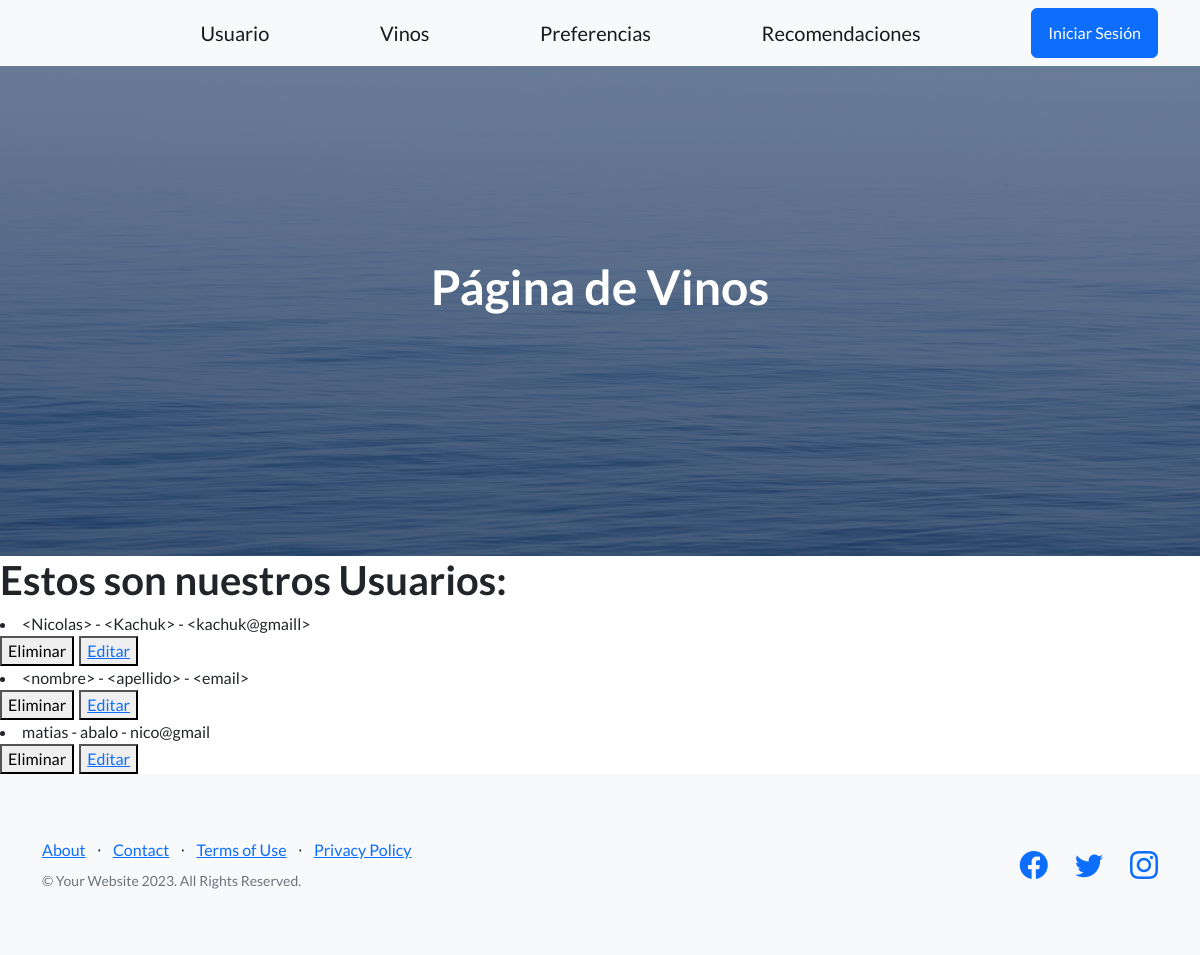
The app's page /app_vinos/lista_usuarios/, older data.
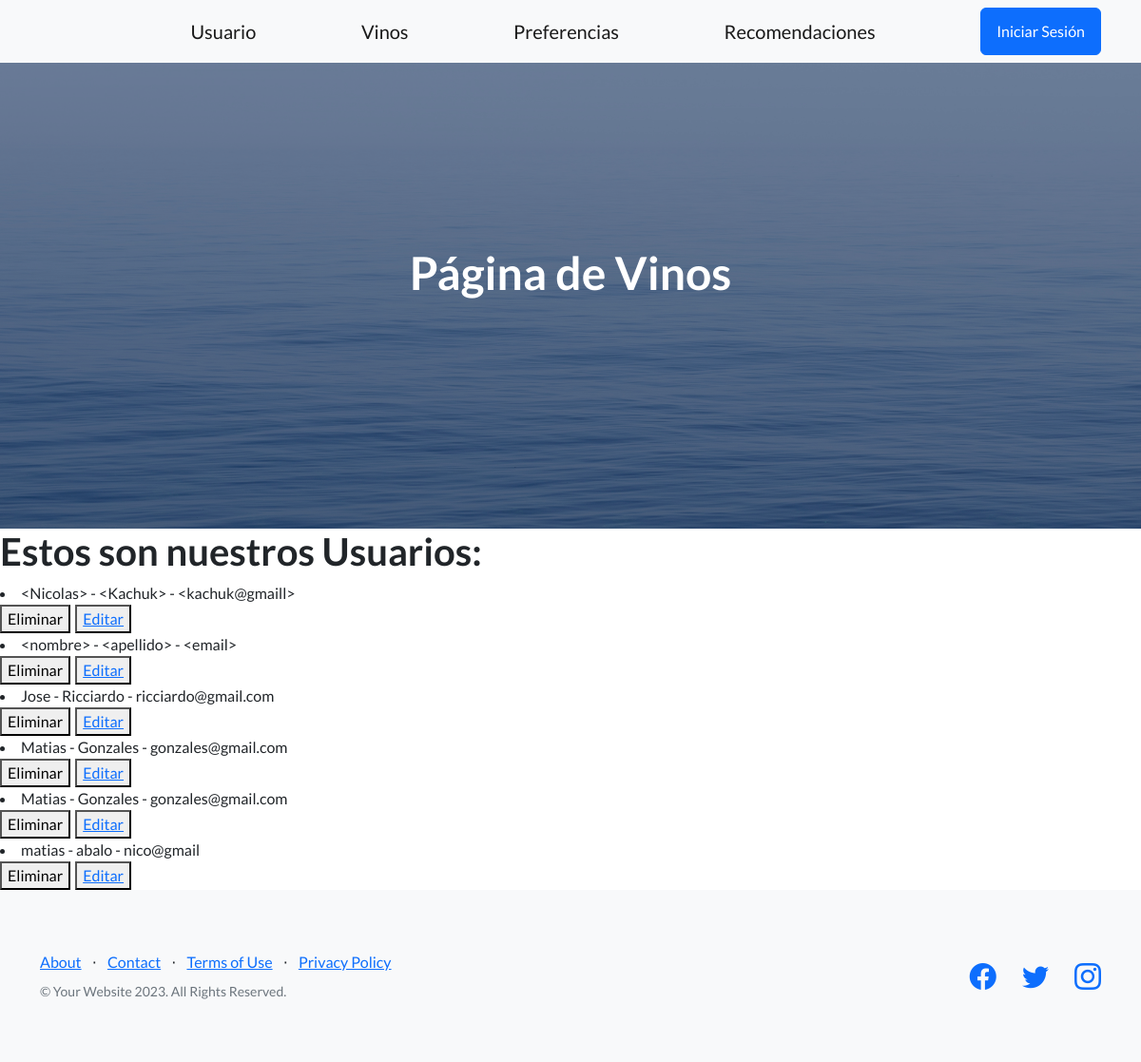
The same page, newer data.
### app_vinos/models.py (models this page shows, shortened)
class Usuario(models.Model):
    nombre = models.CharField(max_length=100)
    apellido = models.CharField(max_length=100)
    email = models.EmailField()
    class Meta():
        verbose_name = 'Usuarios'
        verbose_name_plural = 'Mis usuarios'
        ordering = ('nombre',)

### app_vinos/views.py (the view)
# urls.py: path('lista_usuarios/', lista_usuarios, name="ListaUsuarios"),
def lista_usuarios(req):
    lista = Usuario.objects.all()
    return render(req, "lista_usuarios.html", {"lista_usuarios": lista})

### app_vinos/templates/lista_usuarios.html
{% extends 'padre.html' %}
{% block ContenidoQueCambia %}
    <h1>Estos son nuestros Usuarios:</h1>
    {% for usuarios in lista_usuarios  %}
    <li>
        {{usuarios.nombre}} - {{usuarios.apellido}} - {{usuarios.email}}
    </li>
    <div style="display: flex; column-gap: 5px;">
        <form action="{% url 'EliminarUsuario' usuarios.id %}" method="post"> {% csrf_token %}
            <button type="submit">Eliminar</button>
        </form>
        <button>
            <a href="{% url 'EditarUsuario' usuarios.id %}">Editar</a>
        </button>
    </div>
    {% endfor %}
{% endblock ContenidoQueCambia %}

Row changes from the older to the newer data that the page shows:
added Usuario: nombre "Jose", apellido "Ricciardo", email "ricciardo@gmail.com"
added Usuario: nombre "Matias", apellido "Gonzales", email "gonzales@gmail.com"
added Usuario: nombre "Matias", apellido "Gonzales", email "gonzales@gmail.com"
